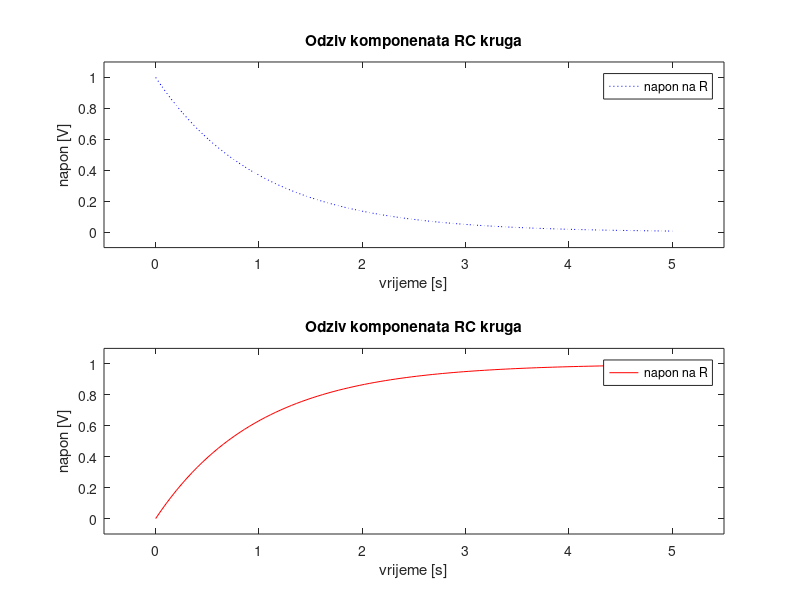

Reproduce this figure in MATLAB.
% Zadatak 7.

% Nacrtajte odzive napona u ovisnosti o vremenu za otpor: R = e−x
% te za kondenzator C = 1 − e −x. Označite osi te nacrtajte legendu.

clear
clc

x = linspace(0, 5, 100);
r = exp(-x);
c = 1 - exp(-x);

subplot(211)
plot(x, r, 'b:');
xlim([-0.5,5.5]);
ylim([-0.1,1.1]);
xlabel('vrijeme [s]');
ylabel('napon [V]');
legend('napon na R', 'napon na C');
title('Odziv komponenata RC kruga');
hold on

subplot(212)
plot(x, c, 'r-');
xlim([-0.5,5.5]);
ylim([-0.1,1.1]);
xlabel('vrijeme [s]');
ylabel('napon [V]');
legend('napon na R', 'napon na C');
title('Odziv komponenata RC kruga');
hold on
